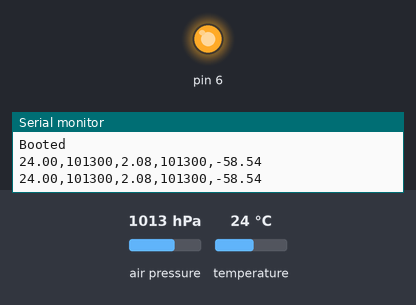
The sketch below on a simulated Arduino Uno, built with avr-gcc and run on an emulated ATmega328P. Shown: output pins drawn as LEDs (lit = HIGH), the last lines printed to the serial monitor. The inputs (shaded band) are chosen by the test bench; at power-on: air pressure 1013 hPa, temperature 24 °C.

Above: at 1.2 s.
1.3 s: air pressure set to 1008 hPa
3.2 s: air pressure set to 1005 hPa
At 5.2 s:
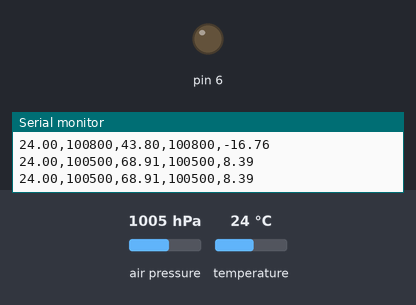
5.5 s: air pressure set to 1025 hPa
At 6.6 s:
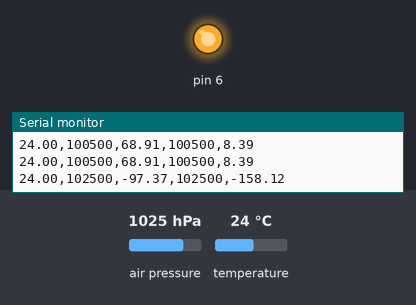
7.5 s: air pressure set to 952 hPa
At 9.0 s:
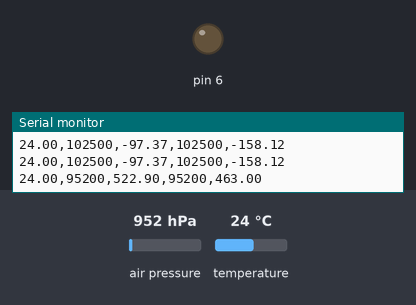
Timing chart, 0 to 10.5 s (numbered marks = the images above; inputs shaded):
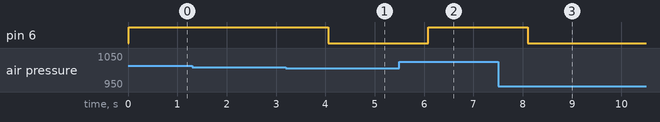

Measured:
- the behaviour switches between 1007 and 1006 hPa on air pressure (found by bisection; images 0 and 1)
- after the input at 3.2 s, pin 6: HIGH → LOW after 0.86 s
- after the input at 5.5 s, pin 6: LOW → HIGH after 0.58 s
- after the input at 7.5 s, pin 6: HIGH → LOW after 0.61 s

The sketch:

nano_code.ino
```cpp
#include <Wire.h>
#include <Adafruit_BMP085.h>
#define seaLevelPressure_hPa 1006.00

Adafruit_BMP085 bmp;

void setup() {
  Serial.begin(9600);
  pinMode(6, OUTPUT);
  if (!bmp.begin()) {
    Serial.println("Could not find a valid BMP085 sensor, check wiring!");
    while (1) {}
  }
  Serial.println("Booted");
  }


void loop() {
  int x = bmp.readAltitude(seaLevelPressure_hPa * 100);
  Serial.print(bmp.readTemperature());
  Serial.print(",");
  Serial.print(bmp.readPressure());
  Serial.print(",");
  Serial.print(bmp.readAltitude());
  Serial.print(",");
  Serial.print(bmp.readSealevelPressure());
  Serial.print(",");
  Serial.print(bmp.readAltitude(seaLevelPressure_hPa * 100));
  Serial.println("");

 if (x>=-0.25){
      digitalWrite(6, LOW);
    }
  else{
    digitalWrite(6, HIGH);
    }
delay(1000);
}
```
